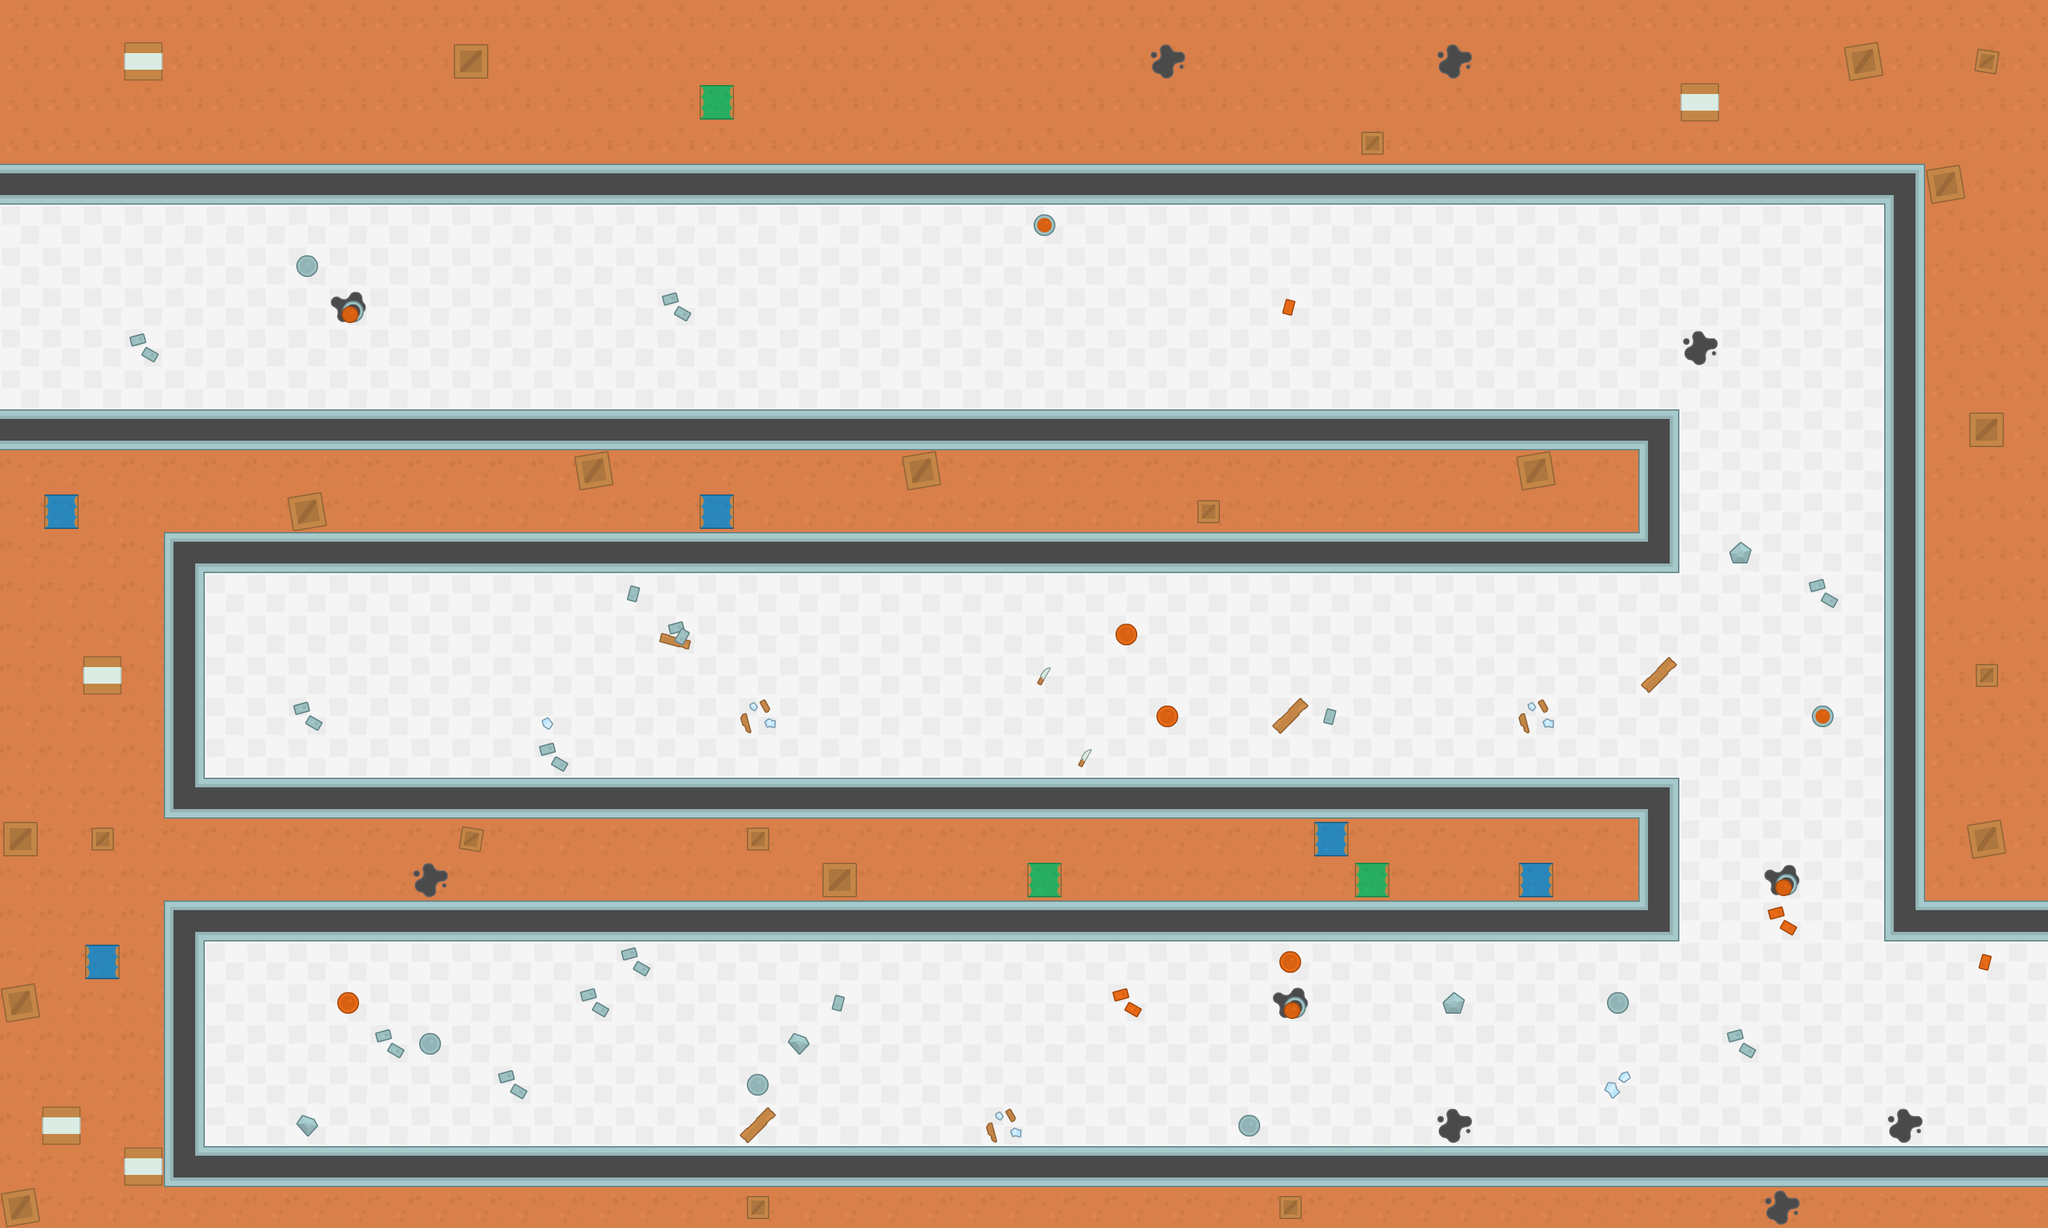

Below is a game level as drawn by its tile map, then a one-line description and the .tmx that defines it (tile-layer data replaced by summaries):
An orthogonal 50x30 tile map with 64x64 px tiles, 4 tile layers (ground, walls, items, decorations) and 59 objects (37x zombie, 14x wall, 4x ammo, 2x health, player, ...).

<map version="1.2" tiledversion="1.2.3" orientation="orthogonal" renderorder="right-down" width="50" height="30" tilewidth="64" tileheight="64" infinite="0" nextlayerid="10" nextobjectid="177">
 <tileset firstgid="1" name="spritesheet_tiles" tilewidth="64" tileheight="64" spacing="10" tilecount="540" columns="27">
  <image source="../img/spritesheet_tiles.png" width="1988" height="1470" />
 </tileset>
 <layer id="1" name="ground" width="50" height="30">
  <data>[1500 cells, 1500 non-empty, 8 distinct tile ids]</data>
 </layer>
 <layer id="2" name="walls" width="50" height="30">
  <data>[1500 cells, 305 non-empty, 7 distinct tile ids]</data>
 </layer>
 <layer id="3" name="items" width="50" height="30">
  <data>[1500 cells, 39 non-empty, 8 distinct tile ids]</data>
 </layer>
 <layer id="4" name="decorations" width="50" height="30">
  <data>[1500 cells, 49 non-empty, 17 distinct tile ids]</data>
 </layer>
 <objectgroup id="5" name="Obstacles">
  <object id="1" name="player" x="80" y="464" width="32" height="32" />
  <object id="115" name="wall" x="0" y="304" width="2960" height="16" />
  <object id="116" name="wall" x="0" y="640" width="2624" height="16" />
  <object id="117" name="wall" x="0" y="320" width="16" height="320" />
  <object id="118" name="wall" x="2608" y="656" width="16" height="240" />
  <object id="120" name="zombie" x="2000" y="1040" width="32" height="32" />
  <object id="121" name="wall" x="304" y="880" width="2304" height="16" />
  <object id="122" name="wall" x="320" y="1216" width="2288" height="16" />
  <object id="123" name="wall" x="304" y="1456" width="16" height="352" />
  <object id="124" name="zombie" x="784" y="1040" width="32" height="32" />
  <object id="125" name="wall" x="2944" y="320" width="16" height="1152" />
  <object id="126" name="wall" x="2608" y="1216" width="16" height="256" />
  <object id="127" name="wall" x="304" y="1456" width="2320" height="16" />
  <object id="128" name="wall" x="304" y="1792" width="2896" height="16" />
  <object id="129" name="wall" x="304" y="896" width="16" height="336" />
  <object id="130" name="zombie" x="1424" y="1040" width="32" height="32" />
  <object id="131" name="zombie" x="2000" y="1680" width="32" height="32" />
  <object id="132" name="zombie" x="784" y="1680" width="32" height="32" />
  <object id="133" name="zombie" x="1424" y="1680" width="32" height="32" />
  <object id="137" name="zombie" x="2064" y="464" width="32" height="32" />
  <object id="138" name="zombie" x="1328" y="416" width="32" height="32" />
  <object id="139" name="zombie" x="592" y="1040" width="32" height="32" />
  <object id="140" name="zombie" x="784" y="1168" width="32" height="32" />
  <object id="141" name="zombie" x="784" y="912" width="32" height="32" />
  <object id="142" name="health" x="400" y="1104" width="32" height="32" />
  <object id="143" name="zombie" x="1744" y="464" width="32" height="32" />
  <object id="144" name="zombie" x="1488" y="400" width="32" height="32" />
  <object id="145" name="zombie" x="1616" y="592" width="32" height="32" />
  <object id="146" name="zombie" x="2832" y="400" width="32" height="32" />
  <object id="147" name="zombie" x="2640" y="464" width="32" height="32" />
  <object id="148" name="zombie" x="2768" y="720" width="32" height="32" />
  <object id="149" name="zombie" x="1408" y="528" width="32" height="32" />
  <object id="150" name="zombie" x="640" y="576" width="32" height="32" />
  <object id="151" name="zombie" x="1152" y="496" width="32" height="32" />
  <object id="152" name="zombie" x="784" y="416" width="32" height="32" />
  <object id="153" name="zombie" x="848" y="560" width="32" height="32" />
  <object id="154" name="zombie" x="976" y="400" width="32" height="32" />
  <object id="155" name="ammo" x="272" y="464" width="32" height="32" />
  <object id="156" name="ammo" x="2320" y="464" width="32" height="32" />
  <object id="157" name="ammo" x="400" y="976" width="32" height="32" />
  <object id="158" name="wall" x="2960" y="1456" width="240" height="16" />
  <object id="159" name="zombie" x="592" y="1712" width="32" height="32" />
  <object id="160" name="zombie" x="352" y="1680" width="32" height="32" />
  <object id="161" name="zombie" x="544" y="1536" width="32" height="32" />
  <object id="162" name="zombie" x="1264" y="1568" width="32" height="32" />
  <object id="163" name="zombie" x="1040" y="1728" width="32" height="32" />
  <object id="164" name="zombie" x="1024" y="1536" width="32" height="32" />
  <object id="165" name="zombie" x="1712" y="1696" width="32" height="32" />
  <object id="166" name="zombie" x="1632" y="1568" width="32" height="32" />
  <object id="167" name="health" x="400" y="1552" width="32" height="32" />
  <object id="168" name="ammo" x="400" y="1680" width="32" height="32" />
  <object id="169" name="zombie" x="2512" y="1680" width="32" height="32" />
  <object id="170" name="zombie" x="2896" y="1616" width="32" height="32" />
  <object id="171" name="zombie" x="2320" y="1552" width="32" height="32" />
  <object id="172" name="zombie" x="1616" y="1104" width="32" height="32" />
  <object id="173" name="zombie" x="2384" y="976" width="32" height="32" />
  <object id="174" name="zombie" x="2832" y="1168" width="32" height="32" />
  <object id="175" name="wall" x="3184" y="1472" width="16" height="320" />
  <object id="176" name="key" x="336" y="464" width="32" height="32" />
 </objectgroup>
</map>
